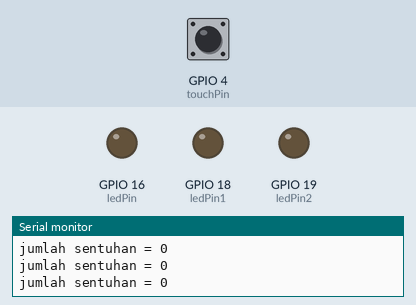
Bench run of a sketch on a simulated ESP32. Parts: output pins drawn as LEDs (lit = HIGH), the last lines printed to the serial monitor. Dashed ring = blinking. The test bench sets the inputs (shaded band); at power-on: GPIO 4 (touchPin) HIGH.

Above: at 1.8 s.
1.9 s: GPIO 4 (touchPin) pulled LOW for 0.6 s
At 2.3 s:
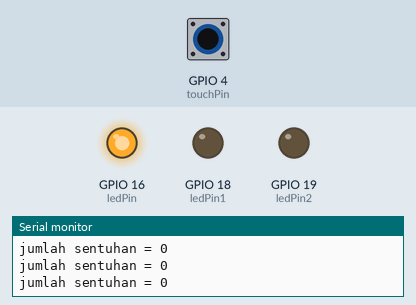
5.0 s: GPIO 4 (touchPin) pulled LOW for 3.2 s
At 5.9 s:
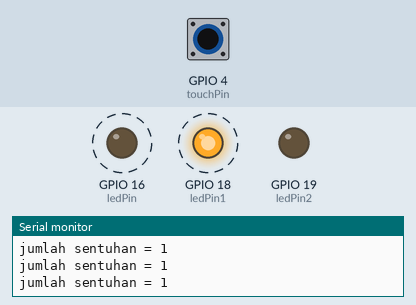
9.7 s: GPIO 4 (touchPin) pulled LOW for 1 s
At 11.4 s:
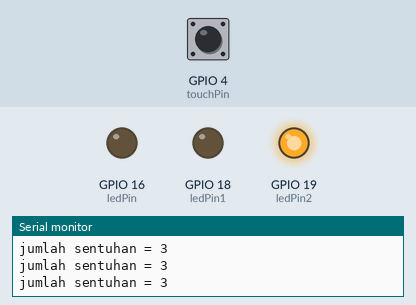
Timing chart, 0 to 13.0 s (numbered marks = the images above; inputs shaded):
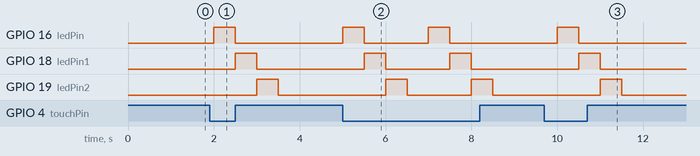

Measured:
- after the input at 1.9 s, GPIO 16 (ledPin): LOW → HIGH after 0.10 s, → LOW 0.50 s later; GPIO 18 (ledPin1): LOW → HIGH after 0.60 s, → LOW 0.50 s later; GPIO 19 (ledPin2): LOW → HIGH after 1.1 s, → LOW 0.50 s later
- after the input at 5.0 s, GPIO 16 (ledPin): alternates HIGH for 0.50 s and LOW for 1.5 s, starting at once; GPIO 18 (ledPin1): alternates HIGH for 0.50 s and LOW for 1.5 s, starting after 0.50 s; GPIO 19 (ledPin2): alternates HIGH for 0.50 s and LOW for 1.5 s, starting after 1.0 s
- after the input at 9.7 s, GPIO 16 (ledPin): LOW → HIGH after 0.30 s, → LOW 0.50 s later; GPIO 18 (ledPin1): LOW → HIGH after 0.80 s, → LOW 0.50 s later; GPIO 19 (ledPin2): LOW → HIGH after 1.3 s, → LOW 0.50 s later

The sketch:

CTS_RUN_LED.ino
```cpp
// ESP32 Touch Test - Initialize touchValue to 0 and increment when touchPin is touched
// Just test touch pin - Touch0 is T0 which is on GPIO 4.
const int ledPin = 16;
const int ledPin1 = 18;
const int ledPin2 = 19;
const int touchPin = 4;
const int numLED = 3;
const int pinLED[numLED] = {16, 18, 19};
int touchValue = 0;

void setup() {
  Serial.begin(115200);
  pinMode(ledPin, OUTPUT);
  pinMode(ledPin1, OUTPUT); // LED kedua
  pinMode(ledPin2, OUTPUT); // LED ketiga
  for (int i = 0; i < 3; i++) {
    pinMode(pinLED[i], OUTPUT);
  }
}

void loop() {
  if (touchRead(touchPin) <= 30) {
    touchValue++; // Menambah touchValue ketika sensor disentuh
    for (int i = 0; i < 3; i++) {
      digitalWrite(pinLED[i], HIGH);
      delay(500);
      digitalWrite(pinLED[i], LOW);
    }
  } else {
    // matikan LED
    digitalWrite(ledPin, LOW);
    digitalWrite(ledPin1, LOW);
    digitalWrite(ledPin2, LOW);
  }

  Serial.println("jumlah sentuhan = " + String(touchValue)); // Tampilkan touchValue di Serial Monitor
  delay(500);
}
```
